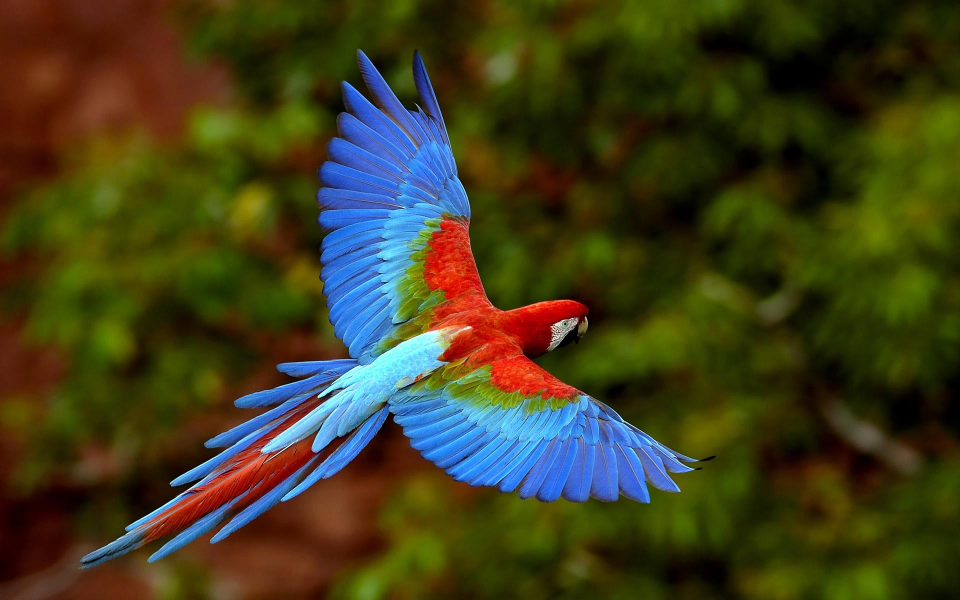
#> input picture n - İleri Seviye Modüller/Videolarda Kullanılan Kodlar/Pillow Modülü/kuş.jpg, 1920 x 1200 px (shown at 1/2 size)
$ python 'pillow_modülü.py'
#> lines starting #> are read from the running program, lines starting #| are printed output that depends on the picture
from PIL import Image,ImageFilter


image = Image.open("kuş.jpg")
#> image is the input picture: PIL image 1920x1200 RGB; mean R, G, B 64, 61.5, 28.9
# resmi gösterir
image.show()
# resmi kaydeder
image.save("kuş2.jpg")
# 180 derece döner
image.rotate(180).save("kuş3.jpg")
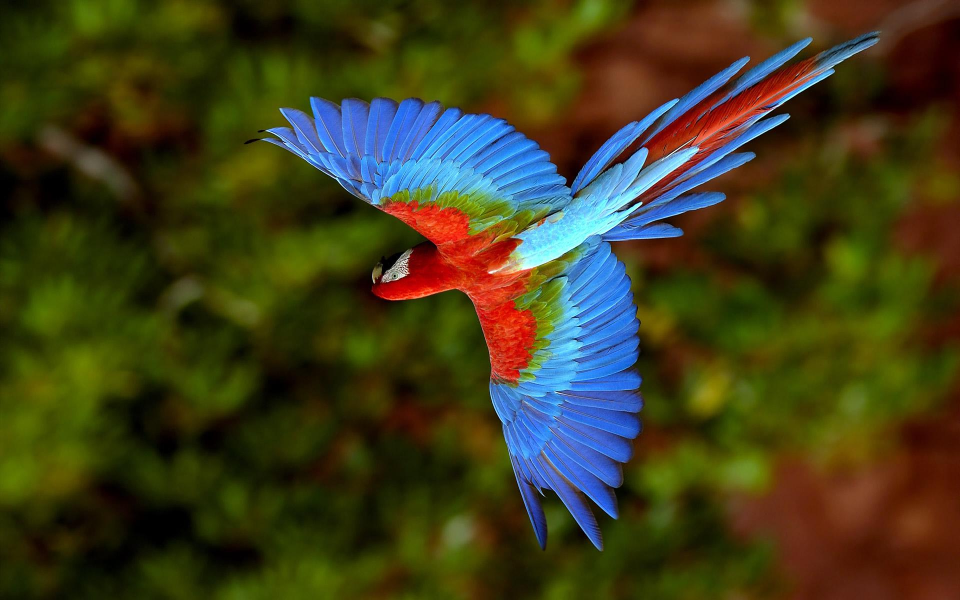
#> saved as kuş3.jpg: PIL image 1920x1200 RGB (shown at 1/2 size); mean R, G, B 64, 61.5, 28.9
# 90 derece döner
image.rotate(90).save("kuş4.jpg")
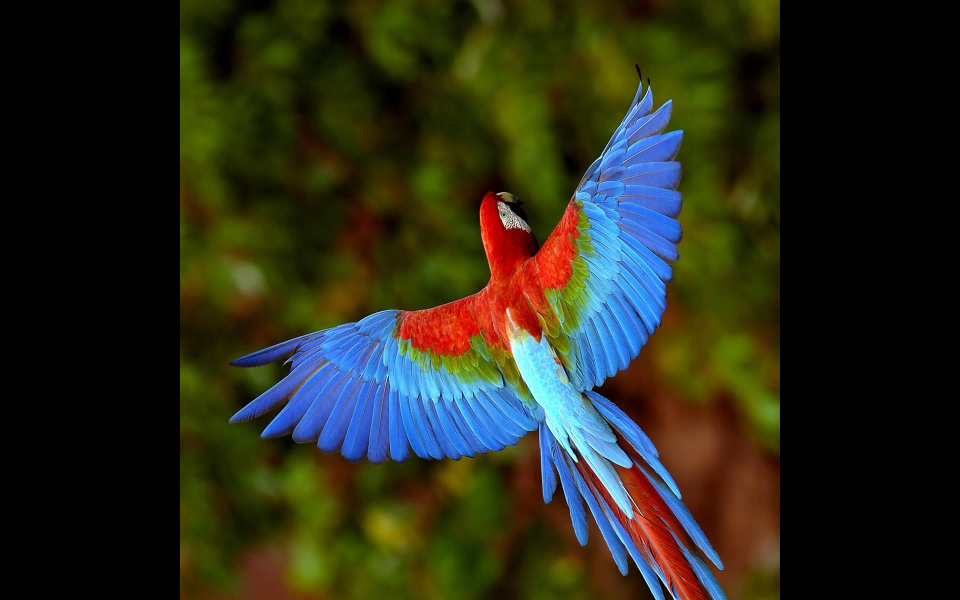
#> saved as kuş4.jpg: PIL image 1920x1200 RGB (shown at 1/2 size); mean R, G, B 41.6, 42.7, 26.7
# resmin siyah beyaz halini verir.
image.convert(mode = "L").save("kuş5.jpg")
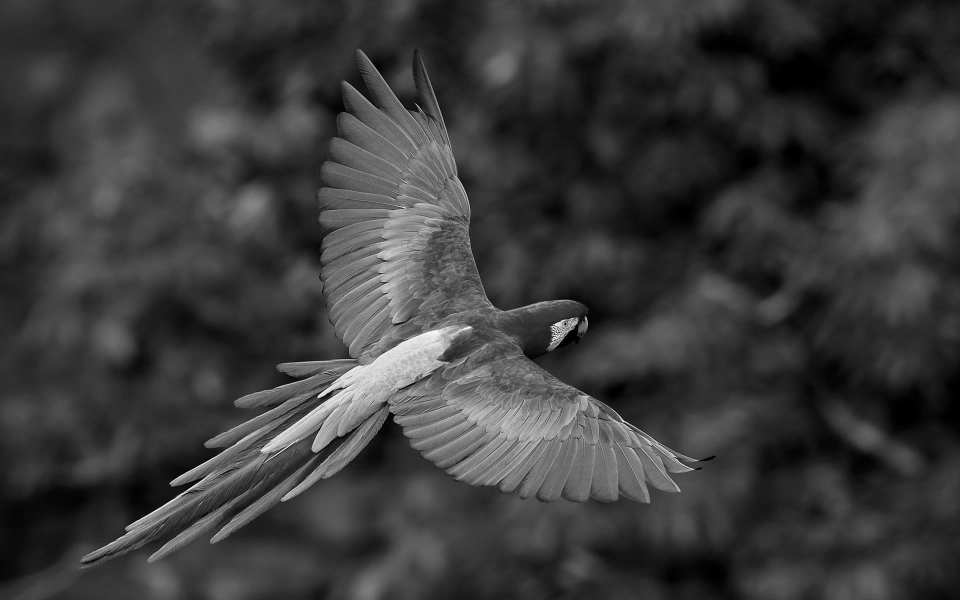
#> saved as kuş5.jpg: PIL image 1920x1200 L (shown at 1/2 size); min 0, max 254, mean 58.5
# boyutları değiştirir
degistir = (960,600)
image.thumbnail(degistir)
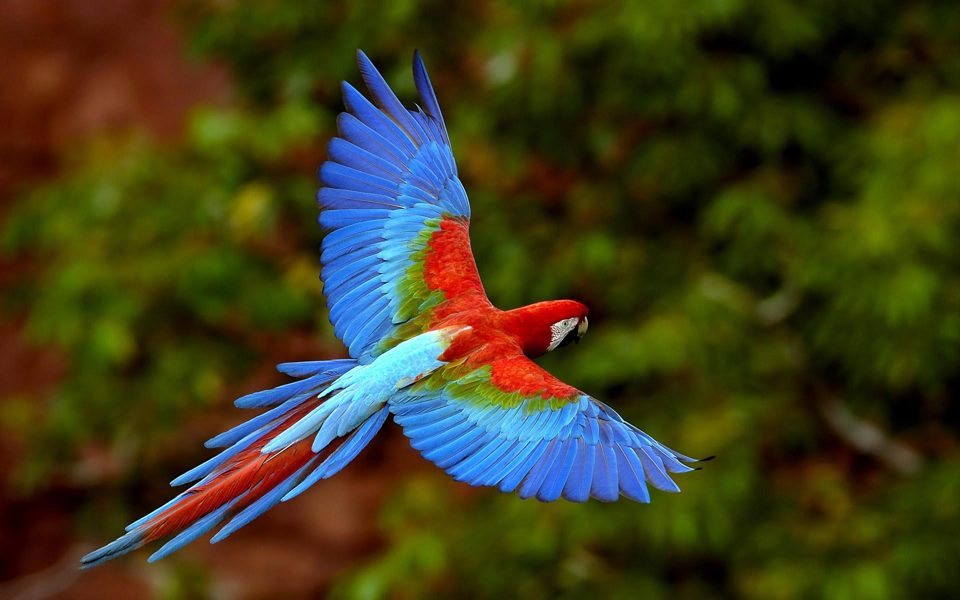
#> image: PIL image 960x600 RGB; mean R, G, B 64, 61.5, 28.9
image.save("kuş6.jpg")
# blurlanır. 5 -8 -10 değerleri ne kadar yüksekse o kadar blur olur
image.filter(ImageFilter.GaussianBlur(10)).save("kuş8.jpg")
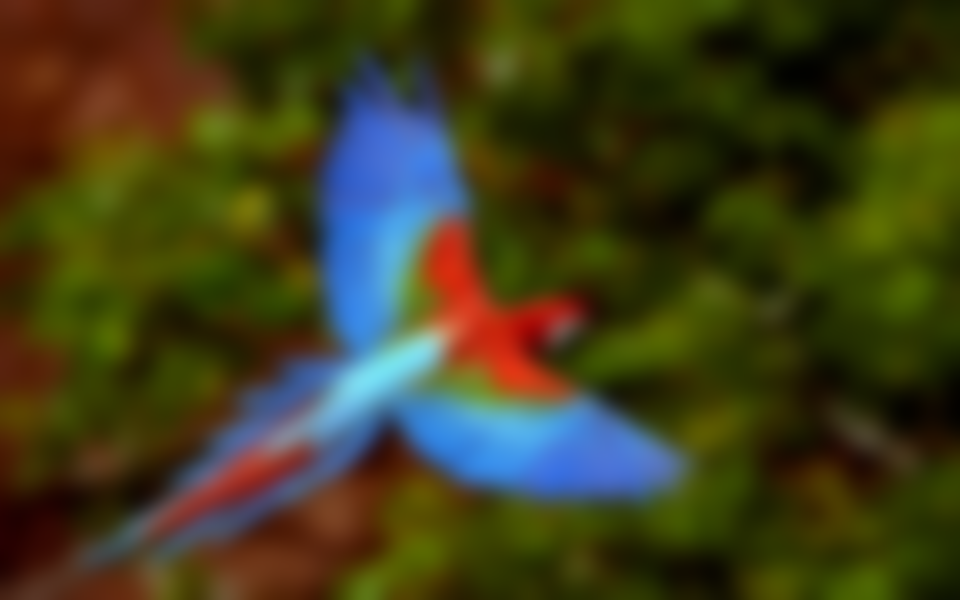
#> saved as kuş8.jpg: PIL image 960x600 RGB; mean R, G, B 64, 61.5, 28.9

kırpılacak_alan = (340,0,950,600)

image2 = Image.open("atatürk.jpg")
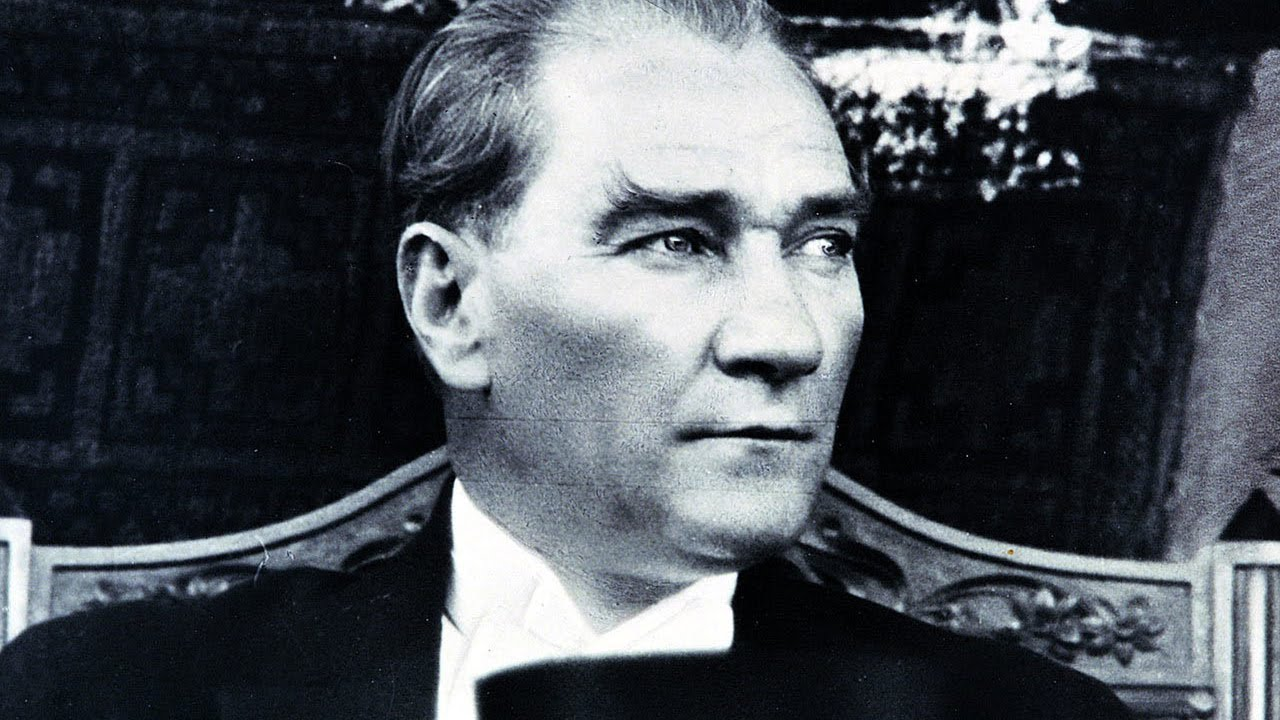
#> input picture n - İleri Seviye Modüller/Videolarda Kullanılan Kodlar/Pillow Modülü/atatürk.jpg, 1280 x 720 px
#> image2 is the input picture: PIL image 1280x720 RGB; mean R, G, B 73.9, 78.9, 85.5
image2.crop(kırpılacak_alan).save("kuş9.jpg")
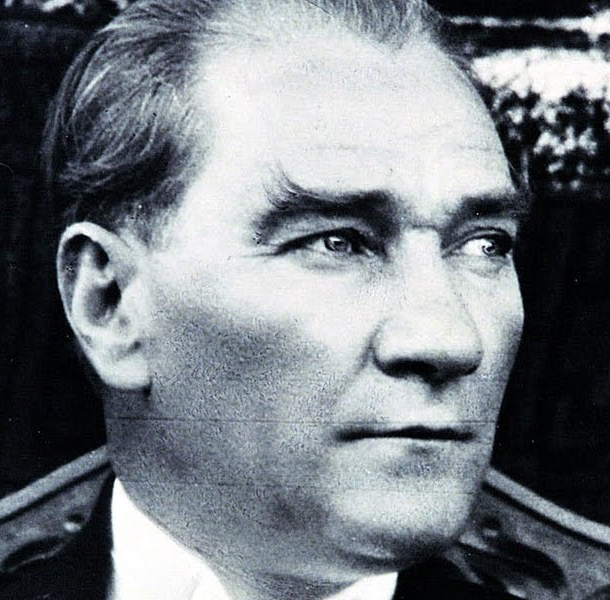
#> saved as kuş9.jpg: PIL image 610x600 RGB; mean R, G, B 117.7, 123.3, 129.1


# [17 lines of commented-out code are left out]
